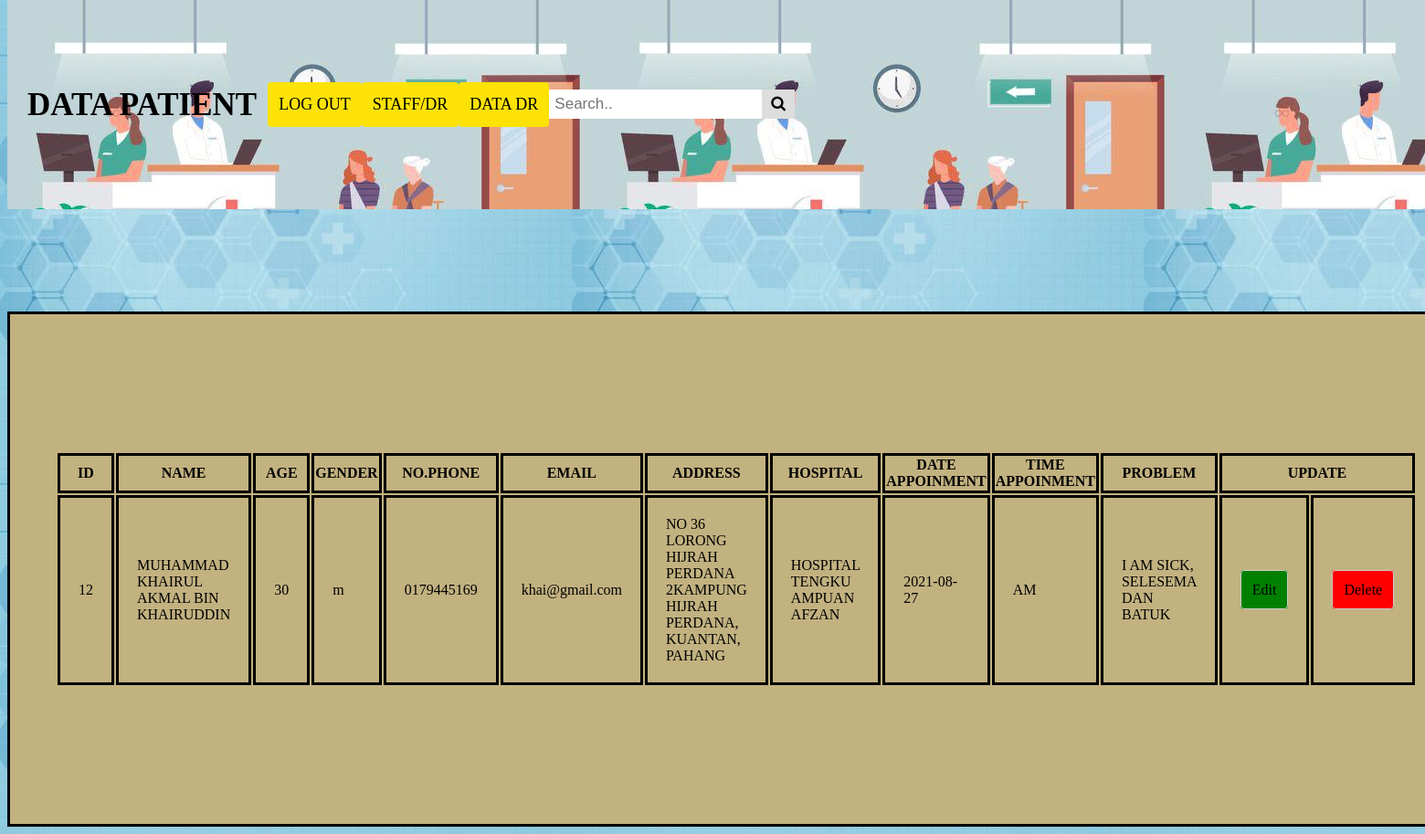
Screenshot of /datapatient.php with the database file from the repository.
### tables this page shows
CREATE TABLE `patient` (
  `ID` int(6) NOT NULL,
  `name` varchar(40) NOT NULL,
  `no_ic` varchar(16) NOT NULL,
  `age` int(3) NOT NULL,
  `gender` varchar(1) NOT NULL,
  `no_phone` varchar(12) NOT NULL,
  `email` varchar(30) NOT NULL,
  `address` varchar(100) NOT NULL,
  `hospital` varchar(50) NOT NULL,
  `dateappointment` date NOT NULL,
  `timeappointment` varchar(2) NOT NULL,
  `problem` varchar(200) DEFAULT NULL
);

### datapatient.php (the view, shortened to what this page needs)
<!DOCTYPE html>
<head>
        <link rel="stylesheet" type="text/css" href="layoutdatapatient.css">
        <link rel="stylesheet" href="https://cdnjs.cloudflare.com/ajax/libs/font-awesome/4.7.0/css/font-awesome.min.css">
</head>
<body>
      <nav id="menu">
            <a href="datapatient.php" id="logo">DATA PATIENT</a>
            <a class="active" href="logoutadmin.php">LOG OUT</a>
            <a class="active" href="admin.php">STAFF/DR</a>
            <a class="active" href="datadr.php">DATA DR</a>
            <div id="menu-right">
            <div class="subnav">
        <div class="search-container">
            <form action="search.php" method="POST">
              <input type="text" placeholder="Search.." name="search">
              <button type="submit" name="keys_submit" ><i class="fa fa-search"></i></button>
            </form>
          </div>
          </div></div>
            </nav>
<?php
include ('connect.php');
$sql = "SELECT * FROM patient";
$result = $conn->query($sql);
if ($result -> num_rows > 0){
    echo "<center><h3>DATA PATIENT</h3></center>";
    echo "<table align='center' border='1' width='50%'";
    echo"<tr ><th class='up'>ID</td><th class='up'>NAME</td><th class='up'>AGE</td><th class='up'>GENDER</td><th class='up'>NO.PHONE</td><th class='up'>EMAIL</td><th class='up'>ADDRESS</td><th class='up'>HOSPITAL</td><th class='up'>DATE APPOINMENT</td><th class='up'>TIME APPOINMENT</td><th class='up'>PROBLEM</td><th class='up' colspan='2'>UPDATE</th></tr>";
        while($row = $result->fetch_assoc()){
            echo " <tr class='all'>";
            echo "<td class='id'>".$row['ID']."</td>";
            echo "<td class='name'>".$row['name']."</td>";
            echo "<td class='age'>".$row['age']."</td>";
            echo "<td class='gender'>".$row['gender']."</td>";
            echo "<td class='no_phone'>".$row['no_phone']."</td>";
            echo "<td class='email'>".$row['email']."</td>";
            echo "<td class='address'>".$row['address']."</td>";
            echo "<td class='hospital'>".$row['hospital']."</td>";
            echo "<td class='dateappointment'>".$row['dateappointment']."</td>";
            echo "<td class='timeappoinment'>".$row['timeappointment']."</td>";
            echo "<td class='problem'>".$row['problem']."</td>";
            ?>
            <td class="update" align="center"><a href ="datainputpatient.php?id=<?php echo $row["ID"]; ?>">Edit</a></td>
            <td class="delete" align="center"><a href ="deletedatapatient.php?id=<?php echo $row["ID"]; ?>">Delete</a></td>
            <?php
            echo "</tr>";
        }
        echo "</table>";
}else{
    echo "0 results";
}
?>
</html>

### layoutdatapatient.css (style rules this page uses)
body { background-image: url("image3.jpeg"); }
#menu { overflow: hidden; background-image:url("gambar gerak2.jpeg"); padding: 90px 10px; transition: 0.4s; position: fixed; width: 100%; top: 0; z-index: 99; }
#menu a, .subnav-content a { float: left; color: black; text-align: center; padding: 12px; text-decoration: none; font-size: 18px; line-height: 25px; border-radius: 4px; }
#menu #logo { font-size: 35px; font-weight: bold; transition: 0.4s; }
#menu a.active { background-color: #FCE205; color: black; }
.subnav { float: left; overflow: hidden; }
#menu input[type=text][name=search] { padding: 6px; margin-top: 8px; font-size: 17px; border: none; }
#menu .search-container button { float: right; padding: 6px 10px; margin-top: 8px; margin-right: 16px; background: #ddd; font-size: 17px; border: none; cursor: pointer; }
table { margin-top: 300px; margin-right:150px; padding: 150px; border:3px solid black; background-color: #C2B280; padding-left: 50px; }
.id { margin-right:150px; border:3px solid black; padding:20px; }
.name { border:3px solid black; padding:20px; }
.age { border:3px solid black; padding:20px; }
.gender { border:3px solid black; padding:20px; }
.no_phone { border:3px solid black; padding:20px; }
.email { border:3px solid black; padding:20px; }
.address { border:3px solid black; padding:20px; }
.hospital { border:3px solid black; padding:20px; }
.dateappointment { border:3px solid black; padding:20px; }
.timeappoinment { border:3px solid black; padding:20px; }
.problem { border:3px solid black; padding:20px; }
.all { margin-right:150px; }
.up { border:3px solid black; }
.update { border:3px solid black; padding:20px; }
.delete { border:3px solid black; padding:20px; }
.update a { width: 15%; padding: 12px; border: 1px solid #ccc; border-radius: 4px; box-sizing: border-box; margin-top: 6px; margin-bottom: 16px; resize: vertical; background-color: green; text-decoration: none; color:black; }
.delete a { width: 15%; padding: 12px; border: 1px solid #ccc; border-radius: 4px; box-sizing: border-box; margin-top: 6px; margin-bottom: 16px; resize: vertical; background-color:red; text-decoration: none; color:black; }

### rows the page displays
patient: ID "12", name "MUHAMMAD KHAIRUL AKMAL BIN KHAIRUDDIN", age "30", gender "m", no_phone "0179445169", email "khai@gmail.com", address "NO 36 LORONG HIJRAH PERDANA 2KAMPUNG HIJRAH PERDANA, KUANTAN, PAHANG", hospital "HOSPITAL TENGKU AMPUAN AFZAN", dateappointment "2021-08-27", timeappointment "AM", problem "I AM SICK, SELESEMA DAN BATUK"
